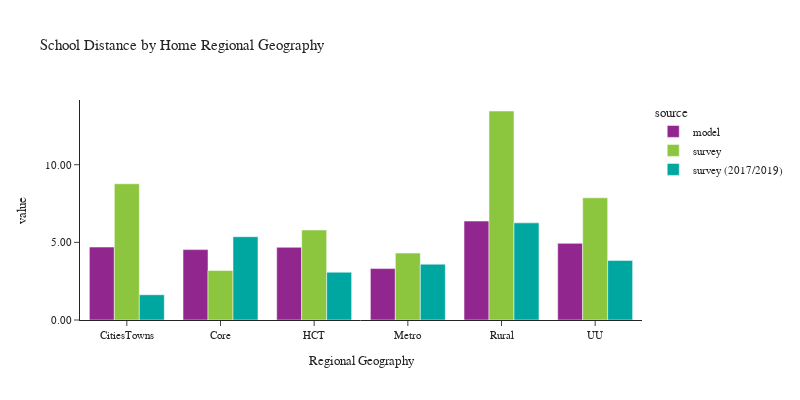

The notebook cell saved with this chart:
### Code cell
plot_school_location(df_students, 'rg_proposed_home', 'Home Regional Geography', 'Regional Geography')

### Figure 1 — Plotly figure (JSON) as saved in the notebook; plotly's stock layout.template omitted (floating-point values rounded to 4 significant figures)
{"data": [{"alignmentgroup": "True", "customdata": [[9376], [22347], [22184], [26140], [12020], [4984]], "hovertemplate": "source=model<br>rg_proposed_home=%{x}<br>value=%{y}<br>sample count=%{customdata[0]}<extra></extra>", "legendgroup": "model", "marker": {"color": "#91268F", "pattern": {"shape": ""}}, "name": "model", "offsetgroup": "model", "orientation": "v", "showlegend": true, "textposition": "auto", "type": "bar", "x": ["CitiesTowns", "Core", "HCT", "Metro", "Rural", "UU"], "xaxis": "x", "y": [4.698, 4.533, 4.681, 3.31, 6.372, 4.935], "yaxis": "y"}, {"alignmentgroup": "True", "customdata": [[44], [97], [174], [518], [67], [19]], "hovertemplate": "source=survey<br>rg_proposed_home=%{x}<br>value=%{y}<br>sample count=%{customdata[0]}<extra></extra>", "legendgroup": "survey", "marker": {"color": "#8CC63E", "pattern": {"shape": ""}}, "name": "survey", "offsetgroup": "survey", "orientation": "v", "showlegend": true, "textposition": "auto", "type": "bar", "x": ["CitiesTowns", "Core", "HCT", "Metro", "Rural", "UU"], "xaxis": "x", "y": [8.773, 3.184, 5.796, 4.308, 13.46, 7.868], "yaxis": "y"}, {"alignmentgroup": "True", "customdata": [[23], [154], [37], [200], [29], [8]], "hovertemplate": "source=survey (2017/2019)<br>rg_proposed_home=%{x}<br>value=%{y}<br>sample count=%{customdata[0]}<extra></extra>", "legendgroup": "survey (2017/2019)", "marker": {"color": "#00A7A0", "pattern": {"shape": ""}}, "name": "survey (2017/2019)", "offsetgroup": "survey (2017/2019)", "orientation": "v", "showlegend": true, "textposition": "auto", "type": "bar", "x": ["CitiesTowns", "Core", "HCT", "Metro", "Rural", "UU"], "xaxis": "x", "y": [1.625, 5.365, 3.079, 3.596, 6.255, 3.838], "yaxis": "y"}], "layout": {"barmode": "group", "font": {"size": 11}, "height": 400, "legend": {"title": {"text": "source"}, "tracegroupgap": 0}, "title": {"text": "School Distance by Home Regional Geography"}, "width": 800, "xaxis": {"anchor": "y", "domain": [0.0, 1.0], "title": {"text": "Regional Geography"}}, "yaxis": {"anchor": "x", "domain": [0.0, 1.0], "tickformat": ".2f", "title": {"text": "value"}}}}
